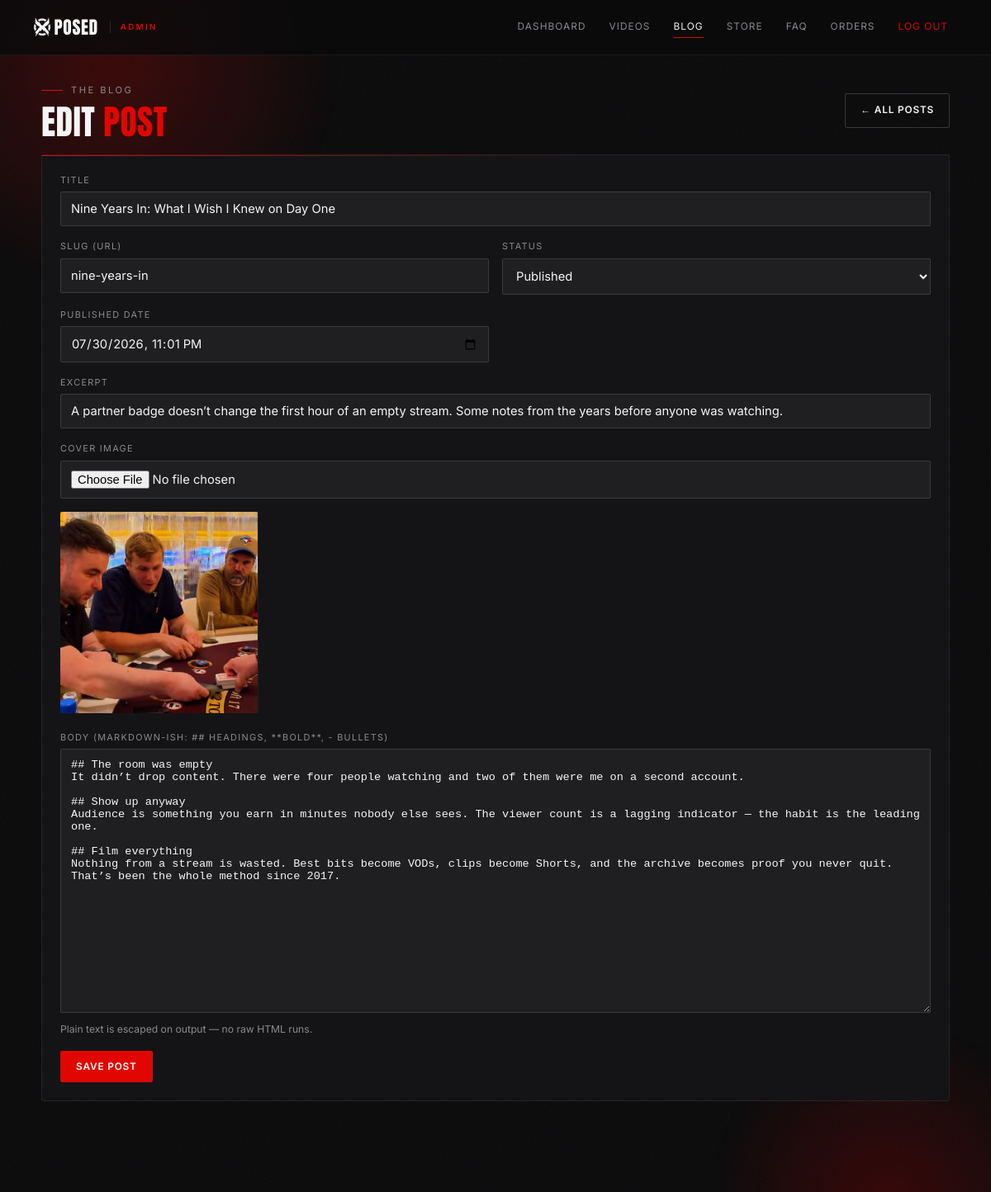
/admin/post-edit.php?id=1 (signed in), run on the app's committed database.
### tables this page shows
CREATE TABLE IF NOT EXISTS posts (
  id           INT UNSIGNED AUTO_INCREMENT PRIMARY KEY,
  title        VARCHAR(255) NOT NULL,
  slug         VARCHAR(191) NOT NULL UNIQUE,
  excerpt      VARCHAR(500) DEFAULT '',
  cover_image  VARCHAR(255) DEFAULT '',
  body         MEDIUMTEXT,
  status       ENUM('published','draft') DEFAULT 'published',
  published_at DATETIME DEFAULT NULL,
  created_at   TIMESTAMP DEFAULT CURRENT_TIMESTAMP
);

### config/config.php (called while the page is built, shortened)
<?php
return [
    'app' => [
        'name'    => 'Xposed',
        'base_url' => rtrim(getenv('XPOSED_BASE_URL') ?: '/xposed', '/'),
        'env'     => getenv('XPOSED_ENV') ?: 'local',
        'debug'   => (getenv('XPOSED_DEBUG') ?: '0') === '1',
    ],
    'db' => [
        'host'    => getenv('XPOSED_DB_HOST') ?: '127.0.0.1',
        'name'    => getenv('XPOSED_DB_NAME') ?: 'xposed',
        'user'    => getenv('XPOSED_DB_USER') ?: 'root',
        'pass'    => getenv('XPOSED_DB_PASS') ?: '',
        'charset' => 'utf8mb4',
    ],
    'app_key' => getenv('XPOSED_APP_KEY') ?: 'change-me-xposed-2026',
    'youtube' => [
        'api_key' => getenv('YOUTUBE_API_KEY') ?: '',
        'channel_id' => getenv('YOUTUBE_CHANNEL_ID') ?: 'UC0U5sBczEr2ASp4T6hSLvag',
        'cache_minutes' => 60,
    ],
    'stripe' => [
        'secret_key' => getenv('STRIPE_SECRET_KEY') ?: '',
        'publishable_key' => getenv('STRIPE_PUBLISHABLE_KEY') ?: '',
        'currency' => 'cad',
    ],
    'business_email' => 'businessxposed@gmail.com',
    'site_url'       => rtrim(getenv('XPOSED_SITE_URL') ?: '', '/'),
    'kick' => [
        'channel' => 'xposed',
        'player'  => 'https://player.kick.com/xposed',
        'chat'    => 'https://kick.com/xposed/chatroom',
    ],
    'twitch' => [
        'channel' => 'xposed',
        'parents' => ['localhost', '127.0.0.1'],
    ],
    'chat' => [
        'rate_limit_per_hour' => 20,
    ],
    'google_ai' => [
        'api_key' => getenv('GOOGLE_AI_API_KEY') ?: '',
        'model'   => getenv('GOOGLE_AI_MODEL') ?: 'gemini-3.6-flash',
        'timeout' => 30,
        'rate_limit_per_hour' => 40,
        'cafile'  => getenv('GOOGLE_AI_CAFILE') ?: 'C:/wamp64/bin/php/php8.5.0/cacert.pem',
    ],
];

### app/helpers/functions.php (called while the page is built, shortened)
<?php
function config(?string $key = null, $default = null)
{
    static $cfg = null;
    if ($cfg === null) {
        $cfg = require __DIR__ . '/../../config/config.php';
    }
    $parts = explode('.', $key);
    $cur = $cfg;
    foreach ($parts as $p) {
        $cur = $cur[$p];
    }
    return $cur;
}
function e(?string $value): string
{
    return htmlspecialchars((string)$value, ENT_QUOTES, 'UTF-8');
}
function url(string $path = ''): string
{
    $base = rtrim(config('app.base_url'), '/');
    return $base . '/' . ltrim($path, '/');
}

### config/db.php (called while the page is built, shortened)
<?php
function db(): PDO
{
    $cfg = config('db');
    $dsn = sprintf(
        'mysql:host=%s;dbname=%s;charset=%s',
        $cfg['host'],
        $cfg['name'],
        $cfg['charset']
    );
    $pdo = new PDO($dsn, $cfg['user'], $cfg['pass'], [
        PDO::ATTR_ERRMODE            => PDO::ERRMODE_EXCEPTION,
        PDO::ATTR_DEFAULT_FETCH_MODE => PDO::FETCH_ASSOC,
        PDO::ATTR_EMULATE_PREPARES   => false,
    ]);
    return $pdo;
}

### app/bootstrap.php (called while the page is built, shortened)
<?php
require_once __DIR__ . '/../config/config.php';
require_once __DIR__ . '/../app/helpers/functions.php';
require_once __DIR__ . '/../app/helpers/cart.php';
require_once __DIR__ . '/../app/helpers/upload.php';
require_once __DIR__ . '/../config/db.php';
spl_autoload_register(function (string $class): void {
    $file = __DIR__ . '/models/' . str_replace('\\', '/', $class) . '.php';
});

### app/models/Post.php (called while the page is built, shortened)
<?php
class Post
{
    public static function find(int $id): ?array
    {
        $st = db()->prepare('SELECT * FROM posts WHERE id = ?');
        $st->execute([$id]);
        $row = $st->fetch();
        return $row ?: null;
    }
}

### app/helpers/upload.php (called while the page is built, shortened)
<?php
function upload_url(?string $path): string
{
    return url($path);
}

### admin/post-edit.php (the view, shortened to what this page needs)
<?php
$id   = (int)($_GET['id'] ?? 0);
$post = $id > 0 ? Post::find($id) : null;
$post  = $post ?: ['id' => 0, 'title' => '', 'slug' => '', 'excerpt' => '', 'cover_image' => '', 'body' => '', 'status' => 'draft', 'published_at' => now()];
include __DIR__ . '/_header.php';
?>
<div class="admin-toolbar">
  <div>
    <p class="page-eyebrow">The Blog</p>
    <h1><?= $id > 0 ? 'Edit <span class="accent">Post</span>' : 'New <span class="accent">Post</span>' ?></h1>
  </div>
  <a href="<?= e(url('admin/posts.php')) ?>" class="btn ghost">← All posts</a>
</div>
<form method="post" action="<?= e(url('admin/post-edit.php' . ($id > 0 ? '?id=' . $id : ''))) ?>" enctype="multipart/form-data" class="card">
  <div class="form-grid">
    <div class="field full"><label>Title</label><input type="text" name="title" value="<?= e($post['title']) ?>" required></div>
    <div class="field"><label>Slug (URL)</label><input type="text" name="slug" value="<?= e($post['slug']) ?>" placeholder="leave blank to auto-generate"></div>
    <div class="field"><label>Status</label>
      <select name="status">
        <option value="published" <?= $post['status'] === 'published' ? 'selected' : '' ?>>Published</option>
      </select>
    </div>
    <div class="field"><label>Published date</label><input type="datetime-local" name="published_at" value="<?= e(date('Y-m-d\TH:i', strtotime($post['published_at']))) ?>"></div>
    <div class="field full"><label>Excerpt</label><input type="text" name="excerpt" value="<?= e($post['excerpt']) ?>" maxlength="500"></div>
    <div class="field full"><label>Cover image</label><input type="file" name="cover" accept="image/png,image/jpeg,image/webp,image/gif"></div>
    <?php if ($post['cover_image']): ?>
    <div class="field full"><img src="<?= e(upload_url($post['cover_image'])) ?>" style="max-width:240px; border-radius:2px;" alt="Current cover"></div>
    <?php endif; ?>
    <div class="field full">
      <label>Body (Markdown-ish: ## headings, **bold**, - bullets)</label>
      <textarea name="body" style="min-height:320px; font-family:ui-monospace,monospace; font-size:.85rem;"><?= e($post['body']) ?></textarea>
      <p class="hint">Plain text is escaped on output — no raw HTML runs.</p>
    </div>
    <div class="field full"><button type="submit" class="btn red">Save post</button></div>
  </div>
</form>
<?php include __DIR__ . '/_footer.php'; ?>

### admin/admin.css (style rules this page uses)
:root { --oil-black:#0A0A0B; --surface-1:#141416; --surface-2:#1F1F22; --signal-red:#E10600; --deep-red:#7A0000; --muted:#8A8A8F; --paper:#F5F5F5; --glow-low:rgba(225,6,0,.18); --glow-high:rgba(225,6,0,.45); --ease: cubic-bezier(.16,.84,.44,1); --header-h:72px; }
* { margin:0;padding:0;box-sizing:border-box; }
body { background:var(--oil-black); color:var(--paper); font-family:'Inter',system-ui,-apple-system,sans-serif; font-size:14px; line-height:1.5; overflow-x:hidden; -webkit-font-smoothing:antialiased; }
body::before { content:''; position:fixed; inset:0; pointer-events:none; z-index:1; opacity:.045; }
a { color:inherit; text-decoration:none; }
h1,h2,h3 { font-family:'Anton','Arial Narrow',sans-serif; font-weight:400; text-transform:uppercase; letter-spacing:.01em; line-height:.95; }
.page-eyebrow { display:flex; align-items:center; gap:10px; font-size:.7rem; letter-spacing:.22em; text-transform:uppercase; color:var(--muted); margin-bottom:10px; }
.page-eyebrow::before { content:''; width:26px; height:1px; background:var(--signal-red); }
.admin-main h1 { font-size:clamp(1.8rem,4vw,2.6rem); margin-bottom:26px; }
.admin-main h1 .accent { color:var(--signal-red); }
.admin-toolbar { display:flex; gap:14px; align-items:center; justify-content:space-between; flex-wrap:wrap; margin-bottom:20px; }
.admin-toolbar h1 { margin-bottom:0; }
.btn { display:inline-flex; align-items:center; gap:8px; padding:11px 18px; font-size:.74rem; text-transform:uppercase; letter-spacing:.07em; font-weight:600; border:1px solid transparent; border-radius:2px; cursor:pointer; background:var(--surface-2); color:var(--paper); font-family:'Inter',sans-serif; transition:transform .2s var(--ease), box-shadow .2s var(--ease), border-color .2s var(--ease), background .2s var(--ease); }
.btn.red { background:var(--signal-red); color:#fff; box-shadow:0 0 0 0 var(--glow-high); }
.btn.ghost { background:transparent; border-color:rgba(255,255,255,.18); }
.card { position:relative; background:var(--surface-1); border:1px solid rgba(255,255,255,.07); border-radius:3px; padding:22px; margin-bottom:20px; }
.card::before { content:''; position:absolute; top:0; left:0; right:0; height:1px; background:linear-gradient(90deg,var(--signal-red) 0%,rgba(225,6,0,0) 60%); }
.form-grid { display:grid; grid-template-columns:1fr 1fr; gap:16px; }
.form-grid .full { grid-column:1 / -1; }
.field label { display:block; font-size:.68rem; text-transform:uppercase; letter-spacing:.12em; color:var(--muted); margin-bottom:6px; }
.field input, .field textarea, .field select { width:100%; background:var(--surface-2); border:1px solid rgba(255,255,255,.12); color:var(--paper); padding:11px 12px; font-size:.92rem; border-radius:2px; font-family:'Inter',sans-serif; transition:border-color .2s var(--ease), box-shadow .2s var(--ease); }
.field textarea { min-height:120px; }
.field .hint { color:var(--muted); font-size:.76rem; margin-top:6px; }

### data on the page
posts: title "Nine Years In: What I Wish I Knew on Day One", slug "nine-years-in", status "Published", published_at "07/30/2026 23:01", excerpt "A partner badge doesn’t change the first hour of an empty stream. Some notes from the years before anyone was watching.", cover_image (picture), body "## The room was empty It didn’t drop content. There were four people watching and two of them were me on a second account. ## Show up anyway Audience is something you earn in minutes nobody else sees. The viewer count is a lagging indicator — the habit is the leading one. ## Film everything Nothing from a stream is wasted. Best bits become VODs, clips become Shorts, and the archive becomes proof you never quit. That’s been the whole method since 2017."

### other printed values
$l['label'] "DASHBOARD"
$l['label'] "VIDEOS"
$l['label'] "BLOG"
$l['label'] "STORE"
$l['label'] "FAQ"
$l['label'] "ORDERS"
